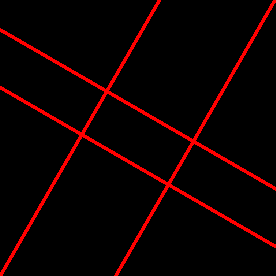
#> input picture lines.jpg, 276 x 276 px
$ python lines.py   (Python 2 division)
#> lines starting #> are read from the running program, lines starting #| are printed output that depends on the picture; after the words box and inside, x2 and y2 are one past the last pixel; in counts of white or black regions, pixels touching at a corner belong together
import cv2
import numpy
import math
import matplotlib.pyplot as plt


def hough(img):
    width, height = img.shape
    theta = numpy.deg2rad(numpy.arange(-90.0, 90.0, 1))
    diag_len = int(round(math.sqrt(width * width + height * height)))
    rhos = numpy.linspace(-diag_len, diag_len, diag_len * 2)
    cos_t = numpy.cos(theta)
    sin_t = numpy.sin(theta)
    num_thetas = len(theta)

    accumulator = numpy.zeros((2 * diag_len, num_thetas), dtype=numpy.uint8)
    edges = img > 0
    y_idxs, x_idxs = numpy.nonzero(edges)

    for i in range(len(x_idxs)):
        x = x_idxs[i]
        y = y_idxs[i]

        for t_idx in range(num_thetas):
            rho = diag_len + int(round(x * cos_t[t_idx] + y * sin_t[t_idx]))
            accumulator[rho, t_idx] += 1

    return accumulator, theta, rhos


def show_hough_line(accumulator, thetas, rhos):
    plt.imshow(accumulator, cmap='gray', extent=[numpy.rad2deg(thetas[-1]), numpy.rad2deg(thetas[0]), rhos[-1], rhos[0]])
    plt.title('Hough transform')
    plt.xlabel('Angles (degrees)')
    plt.ylabel('Distance (pixels)')
    plt.axis('image')
    plt.show()


def getlength(p1, p2):
    len = math.sqrt(((p1[0]-p2[0])**2)+((p1[1]-p2[1])**2))
    return len


def linelen(img, acc):
    length = 0
    max = numpy.amax(acc, axis=1)
    print("Line end points are:")
    for i in max:
        if i > 230:
            result = numpy.where(acc == i)
            cords = list(zip(result[0], result[1]))
            for cord in cords:
                lines = []
                width, height = img.shape
                theta = numpy.deg2rad(numpy.arange(-90.0, 90.0, 1))
                diag_len = int(round(math.sqrt(width * width + height * height)))
                cos_t = numpy.cos(theta)
                sin_t = numpy.sin(theta)
                num_thetas = len(theta)
                edges = img > 0
                y_idxs, x_idxs = numpy.nonzero(edges)

                for j in range(len(x_idxs)):
                    x = x_idxs[j]
                    y = y_idxs[j]

                    for t_idx in range(num_thetas):
                        if t_idx!=cord[1]:
                            continue
                        rho = diag_len + int(round(x * cos_t[t_idx] + y * sin_t[t_idx]))
                        if rho == cord[0]:
                            lines.append((x, y))
                print lines[0], lines[-1]
                length = length + getlength(lines[0], lines[-1])
    print "Total length: ", int(round(length))


image = cv2.imread("lines.jpg")
#> image is the input picture: shape (276, 276, 3); mean B, G, R 0, 0, 14.8
cv2.imshow("image", image)
cv2.waitKey(0)
greyimg = cv2.cvtColor(image, cv2.COLOR_BGR2GRAY)
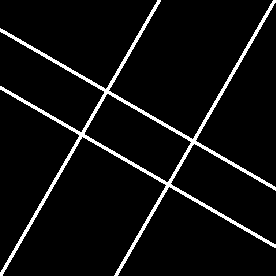
#> greyimg: shape (276, 276); values 0 (black) and 76 (white), 5.8% white; 1 white region, box (x1, y1, x2, y2) and area: (0, 0, 276, 276) 4408
blurimg = cv2.GaussianBlur(greyimg, (5, 5), 0)
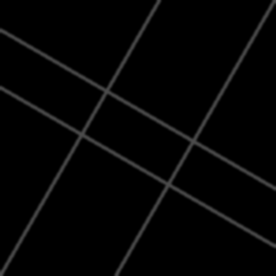
#> blurimg: shape (276, 276); min 0, max 76, mean 4.4
edgeimg = cv2.Canny(blurimg, 50, 150)
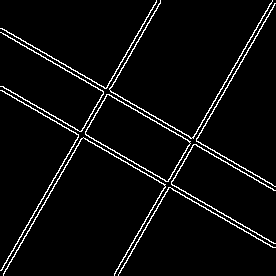
#> edgeimg: shape (276, 276); 4.4% white in thin lines or dots
acc, theta, rho = hough(edgeimg)
#> in hough, `edges = img > 0`: edges: shape (276, 276) bool; 4.4% white in thin lines or dots
#> in hough, `y_idxs, x_idxs = numpy.nonzero(edges)`: y_idxs = 3350 values from 0 to 275; x_idxs = 3350 values, max 275 at index 16, min 0 at index 168, mean 137.5
#> the loop in hough, `for i in range(len(x_idxs)):` made 3350 passes
#> (x, y) on passes 1 to 3: (156, 0), (160, 0), (272, 0)
#> after the loop in hough, `for i in range(len(x_idxs)):`:
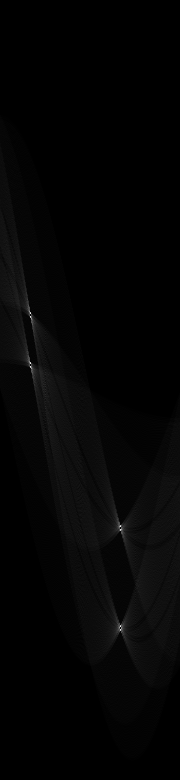
#> accumulator: shape (780, 180); min 0, max 237, mean 4.3
#> theta = 180 values from -1.57 to 1.55; rho = 780 values from -390 to 390
cv2.imshow("image", edgeimg)
cv2.waitKey(0)
linelen(edgeimg, acc)
#> in linelen, `max = numpy.amax(acc, axis=1)`: max = 780 values, max 237 at index 626, min 0 at index 0, mean 27.05
#> the loop in linelen, `for i in max:` made 780 passes
#> cords on passes 317, 367, 527, 627: [(316, 30)], [(366, 30)], [(526, 120)], [(626, 120)]
#| (0, 86) (273, 243)
#| (0, 28) (275, 186)
#| (156, 1) (1, 270)
#| (272, 0) (114, 275)
#> after the loop in linelen, `for i in max:`: length = 1259.7
#| Total length:  1260
show_hough_line(acc, theta, rho)
